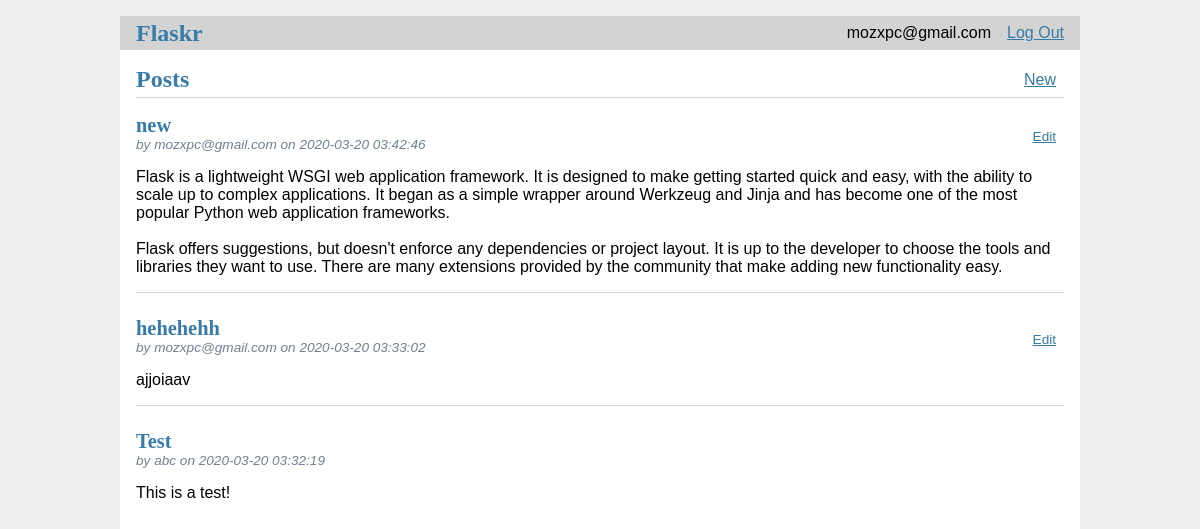
The app's page / (signed in) with its own data.
### tables this page shows
CREATE TABLE user(
    id INTEGER PRIMARY KEY AUTOINCREMENT,
    username TEXT UNIQUE NOT NULL,
    password TEXT NOT NULL
);

CREATE TABLE post(
    id INTEGER PRIMARY KEY AUTOINCREMENT,
    author_id INTEGER NOT NULL,
    created TIMESTAMP NOT NULL DEFAULT CURRENT_TIMESTAMP,
    title TEXT NOT NULL,
    body TEXT NOT NULL,
FOREIGN KEY (author_id) REFERENCES user (id)
);

### flaskr/blog.py (the view)
@bp.route('/')
def index():
    db = get_db()
    posts = db.execute(
        'SELECT p.id, title, body, created, author_id, username'
        ' FROM post p JOIN user u ON p.author_id = u.id'
        ' ORDER BY created DESC'
    ).fetchall()
    return render_template('blog/index.html', posts=posts)

### flaskr/auth.py (called while the page is built)
@bp.before_app_request
def load_logged_in_user():
    user_id = session.get('user_id')
    if user_id is None:
        g.user = None
    else:
        g.user = get_db().execute(
            'SELECT * FROM user WHERE id = ?', (user_id,)
        ).fetchone()

### flaskr/db.py (called while the page is built)
def get_db():
    if 'db' not in g:
        g.db = sqlite3.connect(
            current_app.config['DATABASE'],
            detect_types=sqlite3.PARSE_DECLTYPES
        )
        g.db.row_factory = sqlite3.Row
    return g.db

### flaskr/templates/blog/index.html
{% extends 'base.html' %}
{% block header %}
  <h1>{% block title %}Posts{% endblock %}</h1>
  {% if g.user %}
    <a class="action" href="{{ url_for('blog.create') }}">New</a>
  {% endif %}
{% endblock %}
{% block content %}
  {% for post in posts %}
    <article class="post">
      <header>
        <div>
          <h1>{{ post['title'] }}</h1>
          <div class="about"> by {{ post['username'] }} on {{ post['created'].strftime('%Y-%m-%d %H:%M:%S') }}</div>
        </div>
        {% if g.user['id'] == post['author_id'] %}
          <a class="action" href="{{ url_for('blog.update', id=post['id']) }}">Edit</a>
        {% endif %}
      </header>
      <p class="body">{{ post['body'] }}</p>
    </article>
    {% if not loop.last %}
      <hr>
    {% endif %}
  {% endfor %}
{% endblock %}

### flaskr/templates/base.html (shortened to what this page needs)
<!doctype html>
<link rel="stylesheet" href="{{ url_for('static', filename='style.css') }}">
<nav>
  <h1><a href="{{ url_for('blog.index') }}">Flaskr</a></h1>
  <ul>
    {% if g.user %}
      <li><span>{{ g.user['username'] }}</span>
      <li><a href="{{ url_for('auth.logout') }}">Log Out</a>
    {% else %}
      <li><a href="{{ url_for('auth.register') }}">Register</a>
      <li><a href="{{ url_for('auth.login') }}">Log In</a>
    {% endif %}
  </ul>
</nav>
<section class="content">
  <header>
    {% block header %}{% endblock %}
  </header>
  {% block content %}{% endblock %}
</section>

### flaskr/static/style.css (style rules this page uses)
h1, h2, h3, h4, h5, h6 { font-family: serif; color: #377ba8; margin: 1rem 0; }
a { color: #377ba8; }
hr { border: none; border-top: 1px solid lightgray; }
nav { background: lightgray; display: flex; align-items: center; padding: 0 0.5rem; }
nav h1 { flex: auto; margin: 0; }
nav h1 a { text-decoration: none; padding: 0.25rem 0.5rem; }
nav ul { display: flex; list-style: none; margin: 0; padding: 0; }
nav ul li a, nav ul li span, header .action { display: block; padding: 0.5rem; }
.content { padding: 0 1rem 1rem; }
.content > header { border-bottom: 1px solid lightgray; display: flex; align-items: flex-end; }
.content > header h1 { flex: auto; margin: 1rem 0 0.25rem 0; }
.post > header { display: flex; align-items: flex-end; font-size: 0.85em; }
.post > header > div:first-of-type { flex: auto; }
.post > header h1 { font-size: 1.5em; margin-bottom: 0; }
.post .about { color: slategray; font-style: italic; }
.post .body { white-space: pre-line; }
.content:last-child { margin-bottom: 0; }

### records on screen
user: user.username "mozxpc@gmail.com"
post: title "new", username "mozxpc@gmail.com", created "2020-03-20 03:42:46", body "Flask is a lightweight WSGI web application framework. It is designed to make getting started quick and easy, with the ability to scale up to complex applications. It began as a simple wrapper around Werkzeug and Jinja and has become one of the most popular Python web application frameworks. Flask offers suggestions, but doesn't enforce any dependencies or project layout. It is up to the developer to choose the tools and libraries they want to use. There are many extensions provided by the community that make adding new functionality easy."
post: title "hehehehh", username "mozxpc@gmail.com", created "2020-03-20 03:33:02", body "ajjoiaav"
post: title "Test", username "abc", created "2020-03-20 03:32:19", body "This is a test!"
